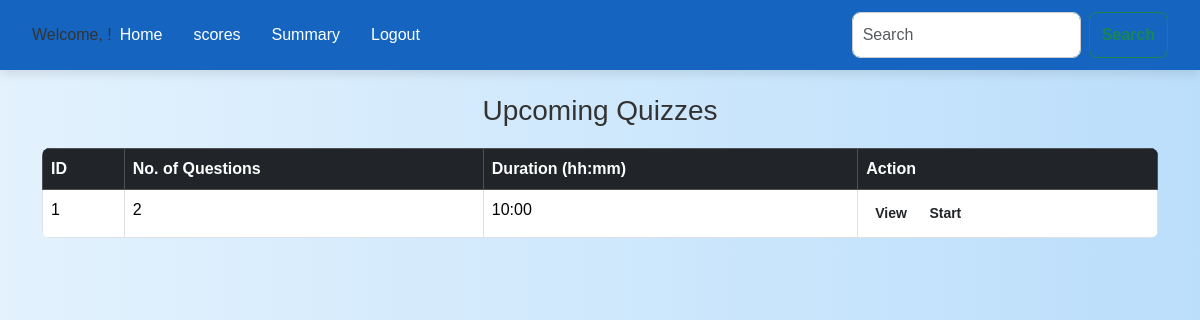
The app's page /user_dashboard, older data.
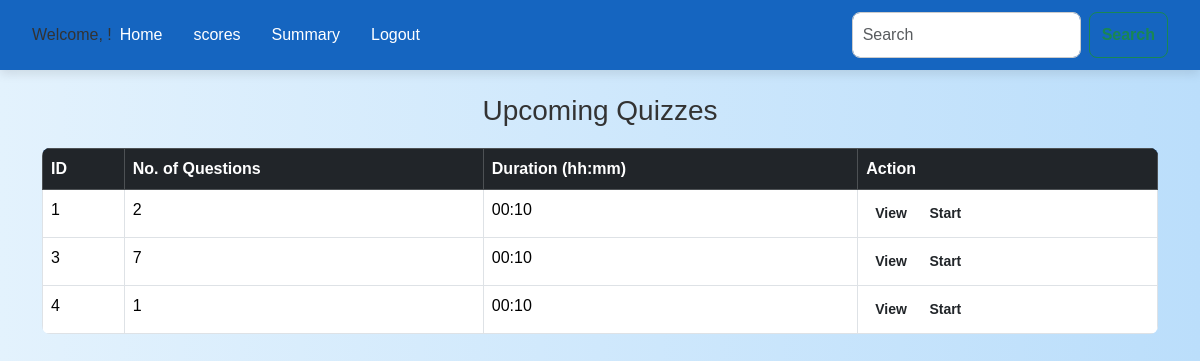
The same page, newer data.
### app.py (models this page shows)
class Quiz(db.Model):
    id = db.Column(db.Integer, primary_key=True)
    name = db.Column(db.String(100), nullable=False)
    chapter_id = db.Column(db.Integer, db.ForeignKey('chapter.id'), nullable=False)
    duration = db.Column(db.String(10), nullable=False)
    chapter = db.relationship('Chapter', back_populates='quizzes')
    questions = db.relationship('Question', back_populates='quiz', lazy=True)

### app.py (the view)
@app.route('/user_dashboard')
def user_dashboard():
    quizzes = Quiz.query.all()
    for quiz in quizzes:
        quiz.question_count = Question.query.filter_by(quiz_id=quiz.id).count()
    return render_template('user_dashboard.html', quizzes=quizzes)

### app.py (called while the page is built)
@app.after_request
def add_header(response):
    response.headers["Cache-Control"] = "no-store, no-cache, must-revalidate, public, max-age=0"
    response.headers["Pragma"] = "no-cache"
    response.headers["Expires"] = "0"
    return response

### templates/user_dashboard.html (shortened to what this page needs)
<!DOCTYPE html>
<html lang="en">
    <head>
        <link rel="stylesheet" href="https://cdn.jsdelivr.net/npm/bootstrap@5.3.3/dist/css/bootstrap.min.css">
        <link rel="stylesheet" href="https://cdnjs.cloudflare.com/ajax/libs/font-awesome/6.0.0-beta3/css/all.min.css">
        <link rel="stylesheet" href="/static/style.css">
    </head>
<body>
    <header>
        <nav class="navbar navbar-expand-lg bg-light">
            <div class="container-fluid">
                <div class="welcome-text">
                    Welcome, {{ session['fullname'] }}!
                </div>
                <div class="collapse navbar-collapse" id="navbarSupportedContent">
                    <ul class="navbar-nav me-auto mb-2 mb-lg-0">
                        <li class="nav-item"><a class="nav-link" href="{{ url_for('user_dashboard') }}">Home</a></li>
                        <li class="nav-item"><a class="nav-link" href="{{ url_for('scores') }}">scores</a></li>
                        <li class="nav-item"><a class="nav-link" href="{{url_for('user_summary') }}">Summary</a></li>
                        <li class="nav-item"><a class="nav-link" href="{{ url_for('index') }}">Logout</a></li>
                    </ul>
                    <form class="d-flex" role="search">
                        <input class="form-control me-2" type="search" placeholder="Search">
                        <button class="btn btn-outline-success" type="submit">Search</button>
                    </form>
                </div>
            </div>
        </nav>
    </header>
    <div class="container mt-4">
        <h3 class="text-center">Upcoming Quizzes</h3>
        <table class="table table-bordered">
            <thead class="table-dark">
                <tr>
                    <th>ID</th>
                    <th>No. of Questions</th>
                    <th>Duration (hh:mm)</th>
                    <th>Action</th>
                </tr>
            </thead>
            <tbody>
                {% for quiz in quizzes %}
                <tr>
                    <td>{{ quiz.id }}</td>
                    <td>{{ quiz.question_count}}</td>
                    <td>{{ quiz.duration }}</td>
                    <td>
                        <a href="{{ url_for('view_quiz', quiz_id=quiz.id) }}" class="btn btn-view btn-sm">View</a>
                        <a href="{{ url_for('start_quiz', quiz_id=quiz.id, q_no=1) }}" class="btn btn-start btn-sm">Start</a>
                    </td>
                </tr>
                {% endfor %}
            </tbody>
        </table>
    </div>
</body>
</html>

Row changes from the older to the newer data that the page shows:
changed Quiz id 1: duration "10:00" → "00:10"
added Quiz: id "3", question_count "7", duration "00:10"
added Quiz: id "4", question_count "1", duration "00:10"
